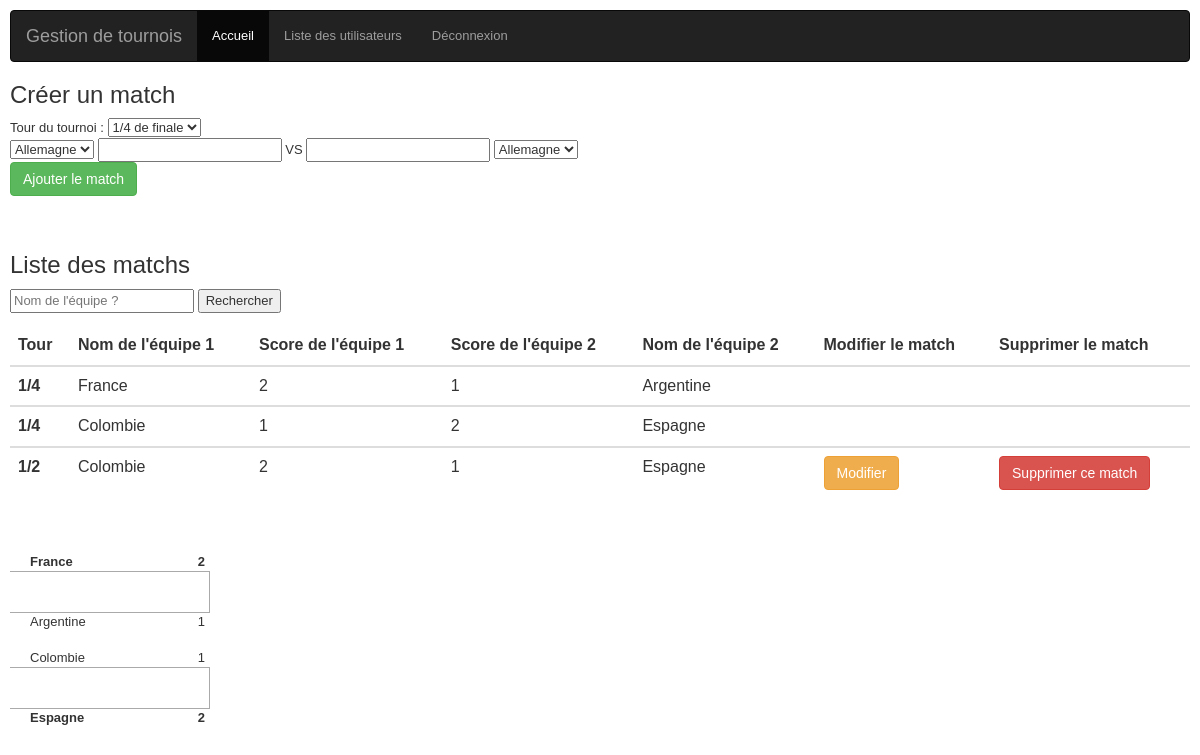
/creerMatchTournoi/1 (signed in), run on the app's committed database.
### tables this page shows
CREATE TABLE `Partie` (
  `idPartie` int(11) NOT NULL,
  `idGagnantPartie` int(11) NOT NULL,
  `idTournoi` int(11) NOT NULL,
  `idEquipe1` int(11) NOT NULL,
  `idEquipe2` int(11) NOT NULL,
  `scoreEquipe1` int(11) NOT NULL,
  `scoreEquipe2` int(11) NOT NULL,
  `tourPartie` int(11) NOT NULL
);

CREATE TABLE `Equipe` (
  `idEquipe` int(11) NOT NULL,
  `nomEquipe` varchar(50) NOT NULL,
  `qualifEquipe` tinyint(1) NOT NULL DEFAULT '1',
  `idTournoi` int(11) NOT NULL,
  `nbMatchJoue` int(2) NOT NULL DEFAULT '0'
);

### controller/match.php (called while the page is built, shortened)
<?php
require_once('model/match.php');
require_once('model/tournoi.php');
require_once('model/equipe.php');
function creaMatchTournoi(){
	$idTournoi = $_GET['tournoi'];
	$equipes1=getEquipesTournoi($idTournoi);
	$equipes2=getEquipesTournoi($idTournoi);
	$nbEquipes = getNbEquipesTournoi($idTournoi);
	$listEquipesTournoi = getEquipesTournoi($idTournoi);
    $equipesTournoi = $listEquipesTournoi->fetchAll();
    $listMatchsTournoi = getMatchsTournoi($idTournoi);
    $matchsTournoi = $listMatchsTournoi->fetchAll();
    $nbMatch16 = getNbMatch($idTournoi,16);
    $nbMatch8 = getNbMatch($idTournoi,8);
    $nbMatch4 = getNbMatch($idTournoi,4);
    $nbMatch2 = getNbMatch($idTournoi,2);
    $nbMatch1 = getNbMatch($idTournoi,1);
	include("view/matchTournoi.php");
}

### model/tournoi.php (called while the page is built, shortened)
<?php
function dbConnect(){
	$url = getenv('JAWSDB_URL');
	$dbparts = parse_url($url);
	$hostname = $dbparts['host'];
	$username = $dbparts['user'];
	$password = $dbparts['pass'];
	$database = ltrim($dbparts['path'],'/');
	$conn = new PDO("mysql:host=$hostname;dbname=$database", $username, $password);
	return $conn;
}
function getNbEquipesTournoi($idTournoi){
	$db=dbConnect();
	$req = $db->prepare('SELECT nbEquipesTournoi FROM Tournoi WHERE idTournoi = ?');
	$req->execute(array($idTournoi));
	$tournoi = $req->fetch();
	return $tournoi['nbEquipesTournoi'];
}

### model/match.php (called while the page is built, shortened)
<?php
require('model/tournoi.php');
function getMatchsTournoi($idTournoi){
	$db = dbConnect();
	$matchs = $db->prepare('SELECT * FROM Partie WHERE idTournoi = ?');
	$matchs->execute(array($idTournoi));
	return $matchs;
}
function getNbMatch($idTournoi, $tour){
	$db = dbConnect();
	$req = $db->prepare('SELECT COUNT(*) as nbMatch FROM Partie WHERE idTournoi = ? AND tourPartie = ?');
	$req->execute(array($idTournoi, $tour));
	$nbMatch = $req->fetch();
	return $nbMatch['nbMatch'];
}

### model/equipe.php (called while the page is built, shortened)
<?php
require_once('model/tournoi.php');
function getEquipesTournoi($idTournoi){
	$db = dbConnect();
    $req = $db->prepare("SELECT * FROM Equipe WHERE idTournoi= ?");
    $req->execute(array($idTournoi));
    return $req;
}

### view/matchTournoi.php (the view, shortened to what this page needs)
<html>
<head>
	<link rel="stylesheet" href="https://maxcdn.bootstrapcdn.com/bootstrap/3.3.7/css/bootstrap.min.css">
</head>
<body>
	<form method=post action="/ajoutMatchTournoi" style="display:inline">
		<?php
		if($nbEquipes >= 32 and $nbMatch16 < 16){
			echo '<h3>Créer un match</h3>';
			echo 'Tour du tournoi : ' . '<select name=tourMatch>
			<option value=16>1/16 de finale</option>
			<option value=8>1/8 de finale</option>
			<option value=4>1/4 de finale</option>
			<option value=2>1/2 finale</option>
			<option value=1>Finale</option> </select><br \>';
		}
		else if($nbEquipes >= 8 and $nbMatch4 < 4){
			echo '<h3>Créer un match</h3>';
			echo 'Tour du tournoi : ' . '<select name=tourMatch>
			<option value=4>1/4 de finale</option>
			<option value=2>1/2 finale</option>
			<option value=1>Finale</option> </select><br \>';
		}
			?>
		<?php
		if($nbMatch1 != 1){
			?>
			<select name=idEquipe1 >
				<?php
				while($equipe=$equipes1->fetch()){
					if($equipe['qualifEquipe']==1){
						echo '<option value="' . $equipe['idEquipe'] . '">' . $equipe['nomEquipe'] . '</option>';
					}
				} ?>
			</select>
			 <input type=number name=scoreEquipe1> VS <input type=number name=scoreEquipe2>
			 <select name=idEquipe2 >
				<?php
				while($equipe=$equipes2->fetch()){
					if($equipe['qualifEquipe']==1){
						echo '<option value="' . $equipe['idEquipe'] . '">' . $equipe['nomEquipe'] . '</option>';
					}
				} ?>
			</select>
			<br \><input class="btn btn-success" type=submit value = "Ajouter le match">
		</form>
<?php
		} else{
			echo '<h3>Tournoi terminé !</h3>';
		} ?>
	<br \> <br \> <br \>
	<?php include('view/listeMatchsTournoi.php');  ?>
	<div class="table-responsive">
		<?php
	include('view/bracket32.php');
	?>
</div>
</body>
</html>

### view/listeMatchsTournoi.php (shortened to what this page needs)
<head>
	<link rel="stylesheet" href="https://maxcdn.bootstrapcdn.com/bootstrap/3.3.7/css/bootstrap.min.css">
</head>
<h3>Liste des matchs</h3>
	<form method="get" action = "/">
		<input type=text name=nomRechercheEquipeMatchTournoi placeholder="Nom de l'équipe ?">
		<input type=submit value = "Rechercher">
	</form>
	<div class="table-responsive">
	<table class="table">
		<thead>
			<tr>
			  <th scope="col">Tour</th>
			  <th scope="col">Nom de l'équipe 1</th>
			  <th scope="col">Score de l'équipe 1</th>
			  <th scope="col">Score de l'équipe 2</th>
			  <th scope="col">Nom de l'équipe 2</th>
			  <th scope="col">Modifier le match</th>
			  <th scope="col">Supprimer le match</th>
			</tr>
		</thead>
	<?php
	foreach($matchsTournoi as $matchTournoi){
    	if($matchTournoi['tourPartie'] == 16){
		    echo '<tbody>'.'<th scope="row">' . '1/16' .'</th>';
		}
		else if($matchTournoi['tourPartie'] == 8){
		    echo '<tbody>'.'<th scope="row">' . '1/8' .'</th>';
		}
		else if($matchTournoi['tourPartie'] == 4){
		    echo '<tbody>'.'<th scope="row">' . '1/4' .'</th>';
		}
		else if($matchTournoi['tourPartie'] == 2){
		    echo '<tbody>'.'<th scope="row">' . '1/2' .'</th>';
		}
		else if($matchTournoi['tourPartie'] == 1){
		    echo '<tbody>'.'<th scope="row">' . 'Finale' .'</th>';
		}
		?>
		<?php
		foreach($equipesTournoi as $equipeTournoi){
            if($matchTournoi['idEquipe1'] == $equipeTournoi['idEquipe']){
                $nomEquipe1=$equipeTournoi['nomEquipe'];
            }
            else if($matchTournoi['idEquipe2'] == $equipeTournoi['idEquipe']){
                $nomEquipe2=$equipeTournoi['nomEquipe'];
            }
        }
        if($nomEquipe1 != "" and $nomEquipe2 != ""){ ?>
			<td>
				<?php echo $nomEquipe1; ?>
			</td>
			<td>
				<?php echo $matchTournoi['scoreEquipe1']; ?>
			</td>
			<td>
				<?php echo $matchTournoi['scoreEquipe2']; ?>
			</td>
			<td>
				<?php echo $nomEquipe2; ?>
			</td>
			<td>
				<?php
				if($matchTournoi['tourPartie']==16){
					if(getNbMatch($matchTournoi['idTournoi'], 8) == 0){
						 ?> <a href="/viewModifMatchTournoi/<?php echo $idTournoi; ?>/<?php echo $matchTournoi['idPartie']; ?>:<?php echo $matchTournoi['idEquipe1']; ?>VS<?php echo $matchTournoi['idEquipe2']; ?>"> <button type="button" class="btn btn-warning">Modifier</button></a>
						 <?php
					}
				}
				else if($matchTournoi['tourPartie']==4){
					if(getNbMatch($matchTournoi['idTournoi'], 2) == 0){
						 ?> <a href="/viewModifMatchTournoi/<?php echo $idTournoi; ?>/<?php echo $matchTournoi['idPartie']; ?>:<?php echo $matchTournoi['idEquipe1']; ?>VS<?php echo $matchTournoi['idEquipe2']; ?>"> <button type="button" class="btn btn-warning">Modifier</button></a>
						 <?php
					}
				}
				else if($matchTournoi['tourPartie']==2){
					if(getNbMatch($matchTournoi['idTournoi'], 1) == 0){
						 ?> <a href="/viewModifMatchTournoi/<?php echo $idTournoi; ?>/<?php echo $matchTournoi['idPartie']; ?>:<?php echo $matchTournoi['idEquipe1']; ?>VS<?php echo $matchTournoi['idEquipe2']; ?>"> <button type="button" class="btn btn-warning">Modifier</button></a>
						 <?php
					}
				}
				else{
					 ?> <a href="/viewModifMatchTournoi/<?php echo $idTournoi; ?>/<?php echo $matchTournoi['idPartie']; ?>:<?php echo $matchTournoi['idEquipe1']; ?>VS<?php echo $matchTournoi['idEquipe2']; ?>"> <button type="button" class="btn btn-warning">Modifier</button></a>
					 <?php
				}
				?>
			</td>
			<td>
				<?php
				if($matchTournoi['tourPartie']==16){
					if(getNbMatch($matchTournoi['idTournoi'], 8) == 0){
						 ?> <form method=post action="/suppMatchTournoi">
						<input type="hidden" name='_METHOD' value="DELETE">
						<input type=hidden value = "<?php echo $matchTournoi['idPartie']; ?>" name = idPartie>
						<input type=hidden value="<?php echo $matchTournoi['idEquipe1']; ?>" name = idEquipe1>
						<input type=hidden value="<?php echo $matchTournoi['idEquipe2']; ?>" name = idEquipe2>
						<input class="btn btn-danger" type=submit value ="Supprimer ce match">
					</form>
						 <?php
					}
				}
				else if($matchTournoi['tourPartie']==4){
					if(getNbMatch($matchTournoi['idTournoi'], 2) == 0){
						 ?> <form method=post action="/suppMatchTournoi">
						<input type="hidden" name='_METHOD' value="DELETE">
						<input type=hidden value = "<?php echo $matchTournoi['idPartie']; ?>" name = idPartie>
						<input type=hidden value="<?php echo $matchTournoi['idEquipe1']; ?>" name = idEquipe1>
						<input type=hidden value="<?php echo $matchTournoi['idEquipe2']; ?>" name = idEquipe2>
						<input class="btn btn-danger" type=submit value ="Supprimer ce match">
					</form>
						 <?php
					}
				}
				else if($matchTournoi['tourPartie']==2){
					if(getNbMatch($matchTournoi['idTournoi'], 1) == 0){
						 ?> <form method=post action="/suppMatchTournoi">
						<input class="btn btn-danger" type=submit value ="Supprimer ce match">
					</form>
						 <?php
					}
				}
				?>
			</td>
	<?php
		}
	}
	?>
		</tbody>
	</table>
</div>

### view/bracket32.php (shortened to what this page needs)
<html>
<head>
    <link rel="stylesheet" type="text/css" href="/view/bracket32.css">
</head>
<body>
<main id="tournament">
    <?php
        $afficherUl = 0;
        $nomEquipe1 = "";
        $nomEquipe2 = "";
        foreach($matchsTournoi as $matchTournoi){
            if($matchTournoi['tourPartie'] == 4){
                if($afficherUl == 0){
                    echo '<ul class="round round-2">';
                    echo '<li class="spacer">&nbsp;</li>';
                    $afficherUl = 1;
                }
                foreach($equipesTournoi as $equipeTournoi){
                    if($matchTournoi['idEquipe1'] == $equipeTournoi['idEquipe']){
                        $nomEquipe1=$equipeTournoi['nomEquipe'];
                    }
                    else if($matchTournoi['idEquipe2'] == $equipeTournoi['idEquipe']){
                        $nomEquipe2=$equipeTournoi['nomEquipe'];
                    }
                    if($nomEquipe1 != "" and $nomEquipe2 != ""){
                        if($matchTournoi['idGagnantPartie'] == $matchTournoi['idEquipe1']){
                            echo '<li class="game game-top winner">' . $nomEquipe1 . ' <span> ' . $matchTournoi['scoreEquipe1'] . '</span></li>
                            <li class="game game-spacer">&nbsp;</li>
                            <li class="game game-bottom ">' . $nomEquipe2 . '<span> ' . $matchTournoi['scoreEquipe2'] . '</span></li>
                            <li class="spacer">&nbsp;</li>';
                            $nomEquipe1 = "";
                            $nomEquipe2 = "";
                        }
                        else if($matchTournoi['idGagnantPartie'] == $matchTournoi['idEquipe2']){
                            echo ' <li class="game game-top ">' . $nomEquipe1 . ' <span> ' . $matchTournoi['scoreEquipe1'] . '</span></li>
                            <li class="game game-spacer">&nbsp;</li>
                            <li class="game game-bottom winner">' . $nomEquipe2 . '<span> ' . $matchTournoi['scoreEquipe2'] . '</span></li>
                            <li class="spacer">&nbsp;</li>';
                            $nomEquipe1 = "";
                            $nomEquipe2 = "";
                        }
                    }
                }
            }
        } ?>
    </ul>
    <?php
        $afficherUl = 0;
        foreach($matchsTournoi as $matchTournoi){
            if($matchTournoi['tourPartie'] == 2){
                if($afficherUl == 0){
                    echo '<ul class="round round-3">';
                    echo '<li class="spacer">&nbsp;</li>';
                    $afficherUl = 1;
                }
            }
        } ?>
    </ul>
</main>
</body>
</html>

### view/bracket32.css (style rules this page uses)
main { display:flex; flex-direction:row; }
.round { display:flex; flex-direction:column; justify-content:center; width:200px; list-style:none; padding:0; }
.round .spacer { flex-grow:1; }
.round .spacer:first-child, .round .spacer:last-child { flex-grow:.5; }
.round .game-spacer { flex-grow:1; }
body { font-family:sans-serif; font-size:small; padding:10px; line-height:1.4em; }
li.game { padding-left:20px; }
li.game.winner { font-weight:bold; }
li.game span { float:right; margin-right:5px; }
li.game-top { border-bottom:1px solid #aaa; }
li.game-spacer { border-right:1px solid #aaa; min-height:40px; }
li.game-bottom { border-top:1px solid #aaa; }

### data on the page
partie: tourPartie "1/4", scoreEquipe1 "2", scoreEquipe2 "1"
equipe: nomEquipe "France"
equipe: nomEquipe "Argentine"
partie: tourPartie "1/4", scoreEquipe1 "1", scoreEquipe2 "2"
equipe: nomEquipe "Colombie"
equipe: nomEquipe "Espagne"
partie: tourPartie "1/2", scoreEquipe1 "2", scoreEquipe2 "1"

### other printed values
form field idEquipe1 "Allemagne"
form field idEquipe2 "Allemagne"
